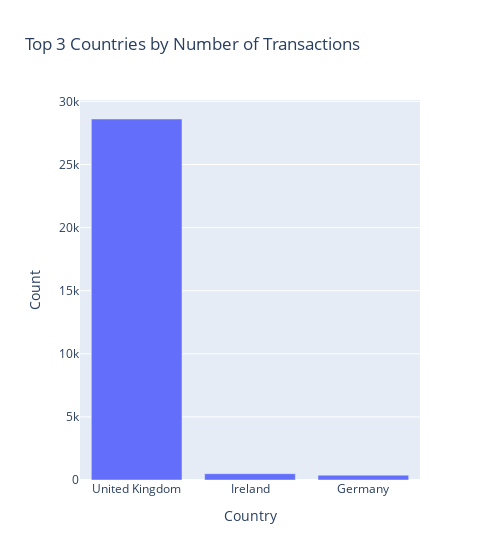

Source (notebook cell):
### Markdown cell above
### 4.2 Top-N analysis

### Code cell
# Barchart
country_counts = df['Country'].value_counts().head(3)
fig = go.Figure(data=[
    go.Bar(
        x=country_counts.index,
        y=country_counts.values
    )
])

# Update layout
fig.update_layout(
    width=500,
    title='Top 3 Countries by Number of Transactions',
    xaxis_title='Country',
    yaxis_title='Count'
)

fig.show()

### Figure 1 — Plotly figure (JSON) as saved in the notebook; plotly's stock layout.template omitted (floating-point values rounded to 4 significant figures)
{"data": [{"type": "bar", "x": ["United Kingdom", "Ireland", "Germany"], "y": [28606, 501, 386]}], "layout": {"title": {"text": "Top 3 Countries by Number of Transactions"}, "width": 500, "xaxis": {"title": {"text": "Country"}}, "yaxis": {"title": {"text": "Count"}}}}
